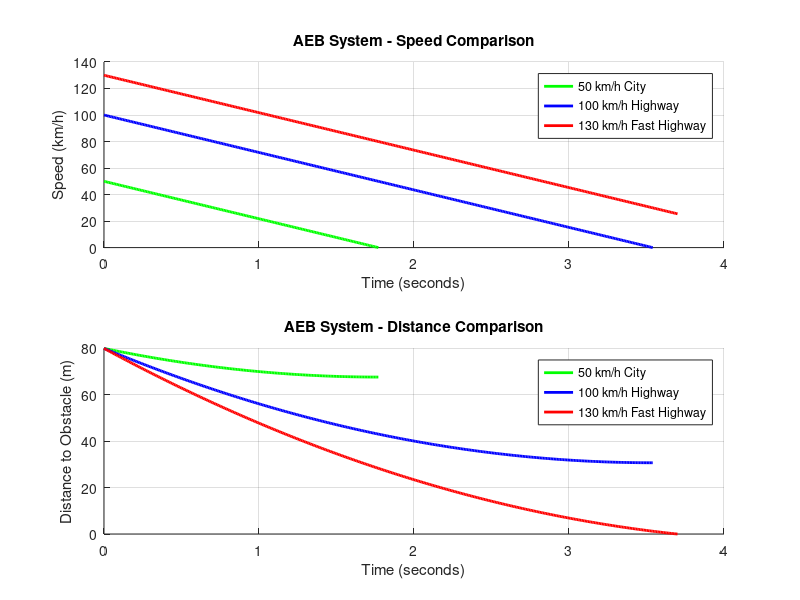

Write the MATLAB code that produced this figure.
%% AEB System - Multiple Speed Analysis
% Author: Garvit
% Tomas Bata University - July 2026

%% Parameters
m = 1500;
g = 9.81;
mu = 0.8;
d0 = 80;
dt = 0.01;

%% Test Three Scenarios
speeds = [50, 100, 130];
colors = {'g', 'b', 'r'};

figure(2)

for s = 1:3
    v0 = speeds(s)/3.6;
    t = 0:dt:15;
    n = length(t);
    v = zeros(1,n);
    d = zeros(1,n);
    v(1) = v0;
    d(1) = d0;
    
    F_brake = mu * m * g;
    a_brake = F_brake / m;
    
    stop_idx = n;
    
    for i = 2:n
        v(i) = v(i-1) - a_brake * dt;
        if v(i) < 0
            v(i) = 0;
        end
        d(i) = d(i-1) - v(i-1) * dt;
        
        if d(i) <= 0
            d(i) = 0;
            stop_idx = i;
            fprintf('Speed %d kmh: COLLISION at %.2f s\n', speeds(s), t(i))
            break
        end
        if v(i) == 0
            stop_idx = i;
            fprintf('Speed %d kmh: SAFE STOP at %.2f s | Remaining: %.2f m\n', speeds(s), t(i), d(i))
            break
        end
    end
    
    subplot(2,1,1)
    hold on
    plot(t(1:stop_idx), v(1:stop_idx)*3.6, colors{s}, 'LineWidth', 2)
    
    subplot(2,1,2)
    hold on
    plot(t(1:stop_idx), d(1:stop_idx), colors{s}, 'LineWidth', 2)
end

subplot(2,1,1)
xlabel('Time (seconds)')
ylabel('Speed (km/h)')
title('AEB System - Speed Comparison')
legend('50 km/h City', '100 km/h Highway', '130 km/h Fast Highway')
grid on

subplot(2,1,2)
xlabel('Time (seconds)')
ylabel('Distance to Obstacle (m)')
title('AEB System - Distance Comparison')
legend('50 km/h City', '100 km/h Highway', '130 km/h Fast Highway')
grid on
